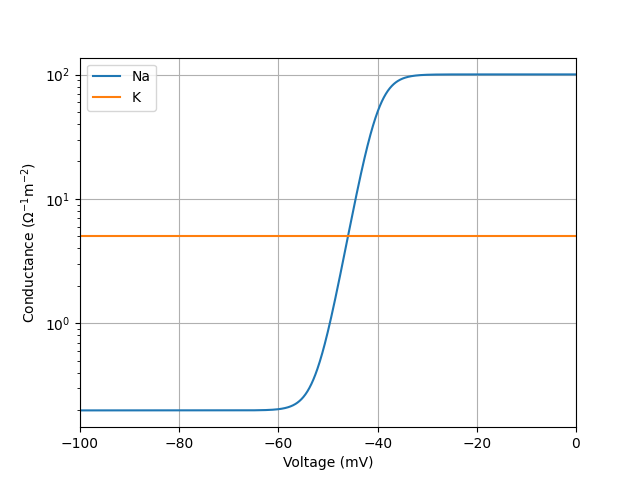

Python code for this plot:
import numpy as np
import matplotlib.pyplot as plt

def gNa(V):
    bq = 0.5
    V_star = -40
    return 100/(1+np.exp(bq*(V_star-V))) + 1/5

V = np.linspace(-100, 0, 1000)
g = gNa(V)
g_K = 5
plt.plot(V, g, label='Na')
plt.plot([-100, 0], [g_K, g_K], label='K')
plt.xlim(-100,0)
plt.xlabel('Voltage (mV)')
plt.ylabel('Conductance ($\Omega^{-1}$m$^{-2}$)')
plt.legend()
plt.yscale('log')
plt.grid()
plt.show();
